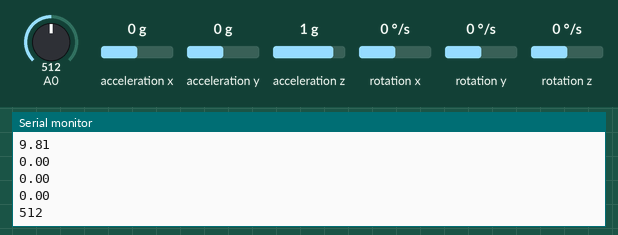
The sketch below on a simulated Arduino Uno, built with avr-gcc and run on an emulated ATmega328P. Parts: the last lines printed to the serial monitor. The inputs (shaded band) are chosen by the test bench; at power-on: acceleration x 0 g, A0 = 512, acceleration y 0 g, acceleration z 1 g, rotation x 0 °/s, rotation y 0 °/s, rotation z 0 °/s.

Above: at 1.2 s.
1.3 s: acceleration x set to -1.4 g
At 1.31 s:
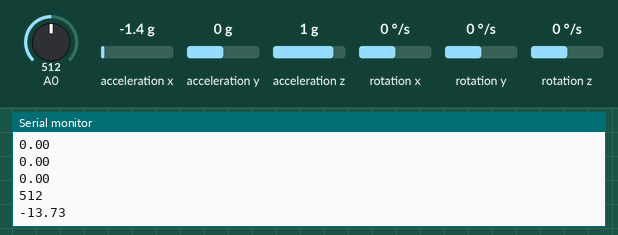
2.8 s: A0 set to 716
At 3.11 s:
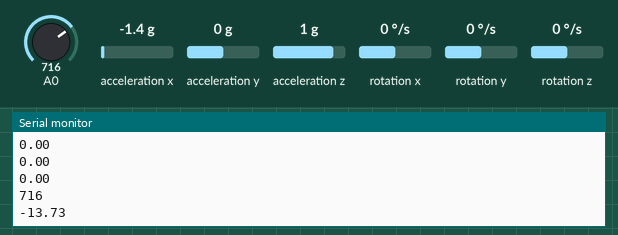
4.3 s: acceleration y set to -0.8 g
5.8 s: acceleration z set to 0.8 g
7.3 s: A0 set to 992
At 7.61 s:
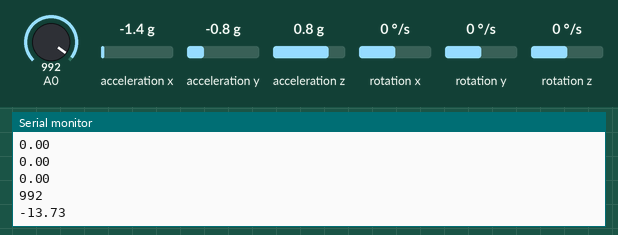
8.8 s: rotation x set to -192 °/s
Timing chart, 0 to 11.3 s (numbered marks = the images above; inputs shaded):
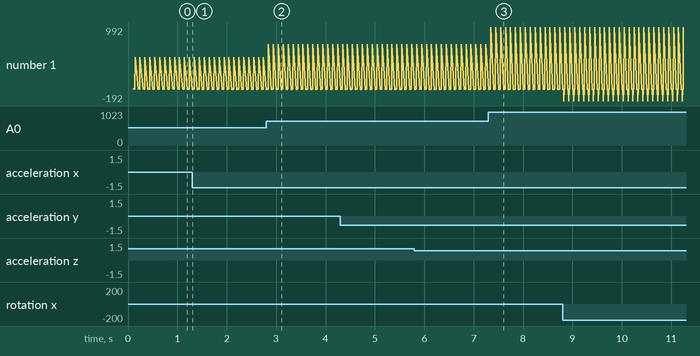

The sketch:

giroscopio_myoware.ino
```cpp
#include<Wire.h>
#include<MPU6050.h>

MPU6050 mpu;

double accelX = 0, accelY = 0, accelZ = 0;

double gyroX = 0, gyroY = 0, gyroZ = 0;

unsigned long lastTime = 0, sampleTime = 100;


void setup() {

  Serial.begin(9600);

  while (!mpu.begin(MPU6050_SCALE_2000DPS,MPU6050_RANGE_2G))

  {
    delay(500);
  }

}


void loop() {

  if ( millis()-lastTime>=sampleTime)
  {
    lastTime = millis();
    int sensorValue = analogRead(A0);
    Vector normAccel = mpu.readNormalizeAccel();
    Vector normGyro = mpu.readNormalizeGyro();

    accelX = normAccel.XAxis;
    accelY = normAccel.YAxis;
    accelZ = normAccel.ZAxis;
    gyroX = normGyro.XAxis;
    gyroY = normGyro.YAxis;
    gyroZ = normGyro.ZAxis;

    Serial.println(accelX);
    Serial.println(accelY);
    Serial.println(accelZ);
    Serial.println(gyroX);
    Serial.println(gyroY);
    Serial.println(gyroZ);
    Serial.println(sensorValue);
   }

}
```

Measured:
- after the input at 1.3 s, the serial monitor: prints a new line at once (image 1)
- after the input at 2.8 s, the serial monitor: prints a new line at once (image 2)
- after the input at 7.3 s, the serial monitor: prints a new line at once (image 3)
- plotted number 1: 512 → 716 after the input at 2.8 s, 716 → 992 after the input at 7.3 s
